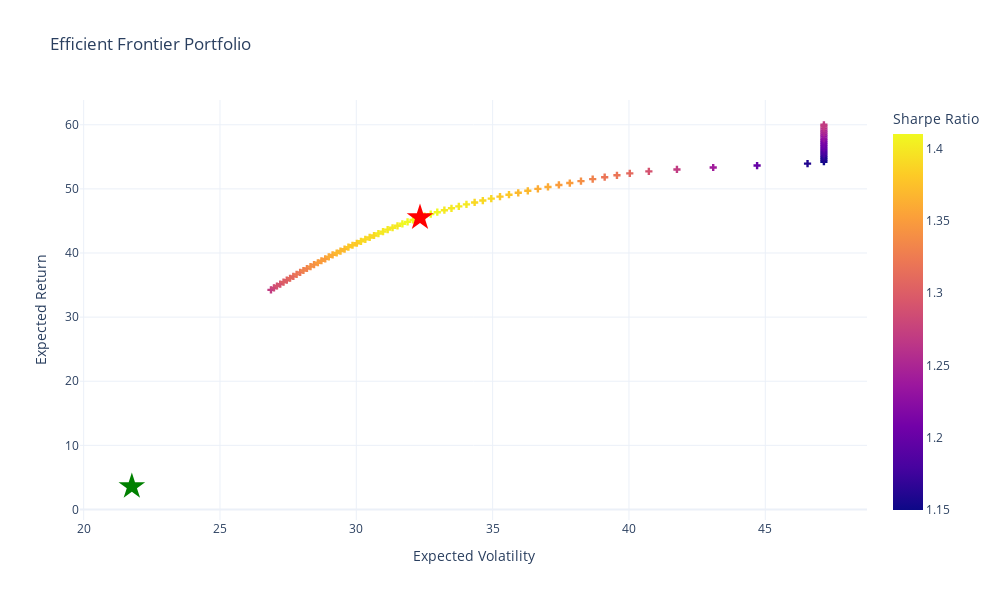

Here is the notebook cell this chart was saved with:
### Code cell
# Plot efficient frontier portfolio
fig = px.scatter(
    efport, x='targetvols', y='targetrets',  color='targetsharpe',
    labels={'targetrets': 'Expected Return', 'targetvols': 'Expected Volatility','targetsharpe': 'Sharpe Ratio'},
    title="Efficient Frontier Portfolio"
     ).update_traces(mode='markers', marker=dict(symbol='cross'))


# Plot maximum sharpe portfolio
fig.add_scatter(
    mode='markers',
    x=[100*portfolio_stats(opt_sharpe['x'])[1]], 
    y=[100*portfolio_stats(opt_sharpe['x'])[0]],
    marker=dict(color='red', size=20, symbol='star'),
    name = 'Max Sharpe'
).update(layout_showlegend=False)

# Plot minimum variance portfolio
fig.add_scatter(
    mode='markers',
    x=[100*portfolio_stats(opt_var['x'])[1]], 
    y=[100*portfolio_stats(opt_var['x'])[0]],
    marker=dict(color='green', size=20, symbol='star'),
    name = 'Min Variance'
).update(layout_showlegend=False)

# Show spikes
fig.update_xaxes(showspikes=True)
fig.update_yaxes(showspikes=True)
fig.show()

### Figure 1 — Plotly figure (JSON) as saved in the notebook; plotly's stock layout.template omitted (floating-point values rounded to 4 significant figures)
{"data": [{"hovertemplate": "Expected Volatility=%{x}<br>Expected Return=%{y}<br>Sharpe Ratio=%{marker.color}<extra></extra>", "legendgroup": "", "marker": {"color": [1.27, 1.28, 1.29, 1.29, 1.3, 1.3, 1.31, 1.31, 1.32, 1.32, 1.33, 1.33, 1.34, 1.34, 1.35, 1.35, 1.35, 1.36, 1.36, 1.37, 1.37, 1.37, 1.38, 1.38, 1.38, 1.39, 1.39, 1.39, 1.39, 1.4, 1.4, 1.4, 1.4, 1.4, 1.41, 1.41, 1.41, 1.41, 1.41, 1.41, 1.41, 1.4, 1.4, 1.4, 1.4, 1.39, 1.39, 1.39, 1.38, 1.38, 1.37, 1.37, 1.36, 1.36, 1.35, 1.35, 1.34, 1.33, 1.32, 1.32, 1.31, 1.29, 1.27, 1.24, 1.2, 1.16, 1.15, 1.16, 1.16, 1.17, 1.18, 1.18, 1.19, 1.2, 1.2, 1.21, 1.21, 1.22, 1.23, 1.23, 1.24, 1.25, 1.25, 1.26, 1.27, 1.27], "coloraxis": "coloraxis", "symbol": "cross"}, "mode": "markers", "name": "", "orientation": "v", "showlegend": false, "type": "scatter", "x": [26.87, 26.98, 27.09, 27.21, 27.33, 27.45, 27.57, 27.69, 27.81, 27.94, 28.06, 28.19, 28.32, 28.45, 28.59, 28.72, 28.86, 28.99, 29.13, 29.28, 29.42, 29.57, 29.71, 29.86, 30.02, 30.17, 30.33, 30.49, 30.65, 30.81, 30.98, 31.15, 31.33, 31.51, 31.69, 31.88, 32.08, 32.29, 32.5, 32.73, 32.97, 33.23, 33.49, 33.76, 34.04, 34.34, 34.64, 34.95, 35.27, 35.6, 35.94, 36.29, 36.66, 37.03, 37.43, 37.83, 38.24, 38.67, 39.11, 39.56, 40.03, 40.73, 41.76, 43.09, 44.7, 46.55, 47.15, 47.15, 47.15, 47.15, 47.15, 47.15, 47.15, 47.15, 47.15, 47.15, 47.15, 47.15, 47.15, 47.15, 47.15, 47.15, 47.15, 47.15, 47.15, 47.15], "xaxis": "x", "y": [34.24, 34.55, 34.85, 35.15, 35.45, 35.76, 36.06, 36.36, 36.67, 36.97, 37.27, 37.58, 37.88, 38.18, 38.48, 38.79, 39.09, 39.39, 39.7, 40, 40.3, 40.61, 40.91, 41.21, 41.52, 41.82, 42.12, 42.42, 42.73, 43.03, 43.33, 43.64, 43.94, 44.24, 44.55, 44.85, 45.15, 45.45, 45.76, 46.06, 46.36, 46.67, 46.97, 47.27, 47.58, 47.88, 48.18, 48.48, 48.79, 49.09, 49.39, 49.7, 50, 50.3, 50.61, 50.91, 51.21, 51.52, 51.82, 52.12, 52.42, 52.73, 53.03, 53.33, 53.64, 53.94, 54.24, 54.55, 54.85, 55.15, 55.45, 55.76, 56.06, 56.36, 56.67, 56.97, 57.27, 57.58, 57.88, 58.18, 58.48, 58.79, 59.09, 59.39, 59.7, 60], "yaxis": "y"}, {"marker": {"color": "red", "size": 20, "symbol": "star"}, "mode": "markers", "name": "Max Sharpe", "type": "scatter", "x": [32.34], "y": [45.53]}, {"marker": {"color": "green", "size": 20, "symbol": "star"}, "mode": "markers", "name": "Min Variance", "type": "scatter", "x": [21.77], "y": [3.583]}], "layout": {"coloraxis": {"colorbar": {"title": {"text": "Sharpe Ratio"}}, "colorscale": [[0, "#0d0887"], [0.1111, "#46039f"], [0.2222, "#7201a8"], [0.3333, "#9c179e"], [0.4444, "#bd3786"], [0.5556, "#d8576b"], [0.6667, "#ed7953"], [0.7778, "#fb9f3a"], [0.8889, "#fdca26"], [1, "#f0f921"]]}, "height": 600, "legend": {"tracegroupgap": 0}, "showlegend": false, "title": {"text": "Efficient Frontier Portfolio"}, "width": 1000, "xaxis": {"anchor": "y", "domain": [0, 1], "showspikes": true, "title": {"text": "Expected Volatility"}}, "yaxis": {"anchor": "x", "domain": [0, 1], "showspikes": true, "title": {"text": "Expected Return"}}}}
